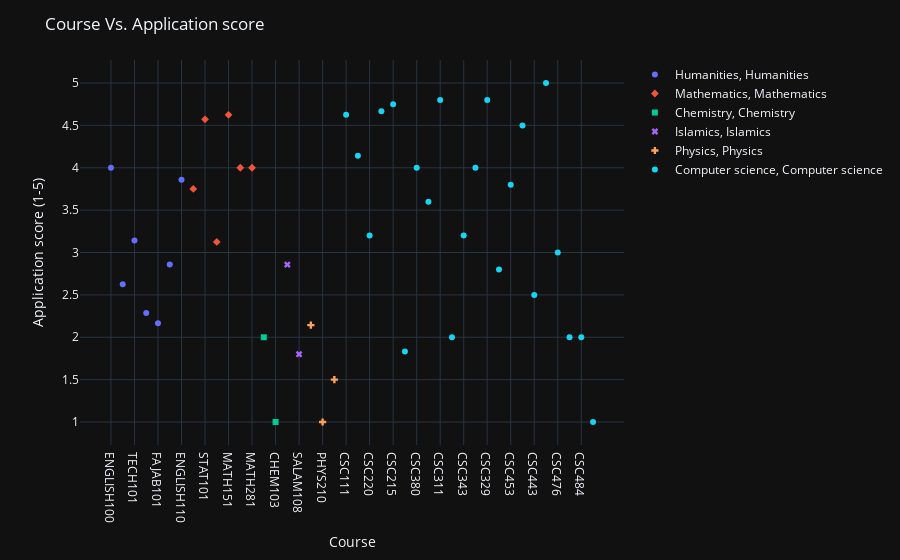

The notebook cell this image was saved under:
### Code cell
course_to_application_score_mean = df.loc[[(subject, "Application") for subject in courses]].T.mean().droplevel(1)
course_to_application_score_mean.reset_index()
fig = px.scatter(course_to_application_score_mean, color=categories, symbol=categories)
fig.update_layout(
    title="Course Vs. Application score",
    xaxis_title="Course",
    yaxis_title="Application score (1-5)",
    legend_title="",
)

### Figure 1 — Plotly figure (JSON) as saved in the notebook; plotly's stock layout.template omitted (floating-point values rounded to 4 significant figures)
{"data": [{"hovertemplate": "color=Humanities<br>symbol=Humanities<br>index=%{x}<br>value=%{y}<extra></extra>", "legendgroup": "Humanities, Humanities", "marker": {"color": "#636efa", "symbol": "circle"}, "mode": "markers", "name": "Humanities, Humanities", "orientation": "v", "showlegend": true, "type": "scatter", "x": ["ENGLISH100", "ARB100", "TECH101", "ENTREPRENEUR101", "FAJAB101", "NAHAJ101", "ENGLISH110"], "xaxis": "x", "y": [4, 2.625, 3.143, 2.286, 2.167, 2.857, 3.857], "yaxis": "y"}, {"hovertemplate": "color=Mathematics<br>symbol=Mathematics<br>index=%{x}<br>value=%{y}<extra></extra>", "legendgroup": "Mathematics, Mathematics", "marker": {"color": "#EF553B", "symbol": "diamond"}, "mode": "markers", "name": "Mathematics, Mathematics", "orientation": "v", "showlegend": true, "type": "scatter", "x": ["MATH101", "STAT101", "MATH106", "MATH151", "MATH244", "MATH281"], "xaxis": "x", "y": [3.75, 4.571, 3.125, 4.625, 4, 4], "yaxis": "y"}, {"hovertemplate": "color=Chemistry<br>symbol=Chemistry<br>index=%{x}<br>value=%{y}<extra></extra>", "legendgroup": "Chemistry, Chemistry", "marker": {"color": "#00cc96", "symbol": "square"}, "mode": "markers", "name": "Chemistry, Chemistry", "orientation": "v", "showlegend": true, "type": "scatter", "x": ["CHEM101", "CHEM103"], "xaxis": "x", "y": [2, 1], "yaxis": "y"}, {"hovertemplate": "color=Islamics<br>symbol=Islamics<br>index=%{x}<br>value=%{y}<extra></extra>", "legendgroup": "Islamics, Islamics", "marker": {"color": "#ab63fa", "symbol": "x"}, "mode": "markers", "name": "Islamics, Islamics", "orientation": "v", "showlegend": true, "type": "scatter", "x": ["SALAM107", "SALAM108"], "xaxis": "x", "y": [2.857, 1.8], "yaxis": "y"}, {"hovertemplate": "color=Physics<br>symbol=Physics<br>index=%{x}<br>value=%{y}<extra></extra>", "legendgroup": "Physics, Physics", "marker": {"color": "#FFA15A", "symbol": "cross"}, "mode": "markers", "name": "Physics, Physics", "orientation": "v", "showlegend": true, "type": "scatter", "x": ["PHYS104", "PHYS210", "PHYS103"], "xaxis": "x", "y": [2.143, 1, 1.5], "yaxis": "y"}, {"hovertemplate": "color=Computer science<br>symbol=Computer science<br>index=%{x}<br>value=%{y}<extra></extra>", "legendgroup": "Computer science, Computer science", "marker": {"color": "#19d3f3", "symbol": "circle"}, "mode": "markers", "name": "Computer science, Computer science", "orientation": "v", "showlegend": true, "type": "scatter", "x": ["CSC111", "CSC113", "CSC220", "CSC212", "CSC215", "CSC304", "CSC380", "CSC227", "CSC311", "CSC339", "CSC343", "CSC361", "CSC329", "CSC340", "CSC453", "CSC496", "CSC443", "CSC462", "CSC476", "CSC478", "CSC484", "CSC489"], "xaxis": "x", "y": [4.625, 4.143, 3.2, 4.667, 4.75, 1.833, 4, 3.6, 4.8, 2, 3.2, 4, 4.8, 2.8, 3.8, 4.5, 2.5, 5, 3, 2, 2, 1], "yaxis": "y"}], "layout": {"legend": {"title": {"text": ""}, "tracegroupgap": 0}, "margin": {"t": 60}, "title": {"text": "Course Vs. Application score"}, "xaxis": {"anchor": "y", "domain": [0, 1], "title": {"text": "Course"}}, "yaxis": {"anchor": "x", "domain": [0, 1], "title": {"text": "Application score (1-5)"}}}}
